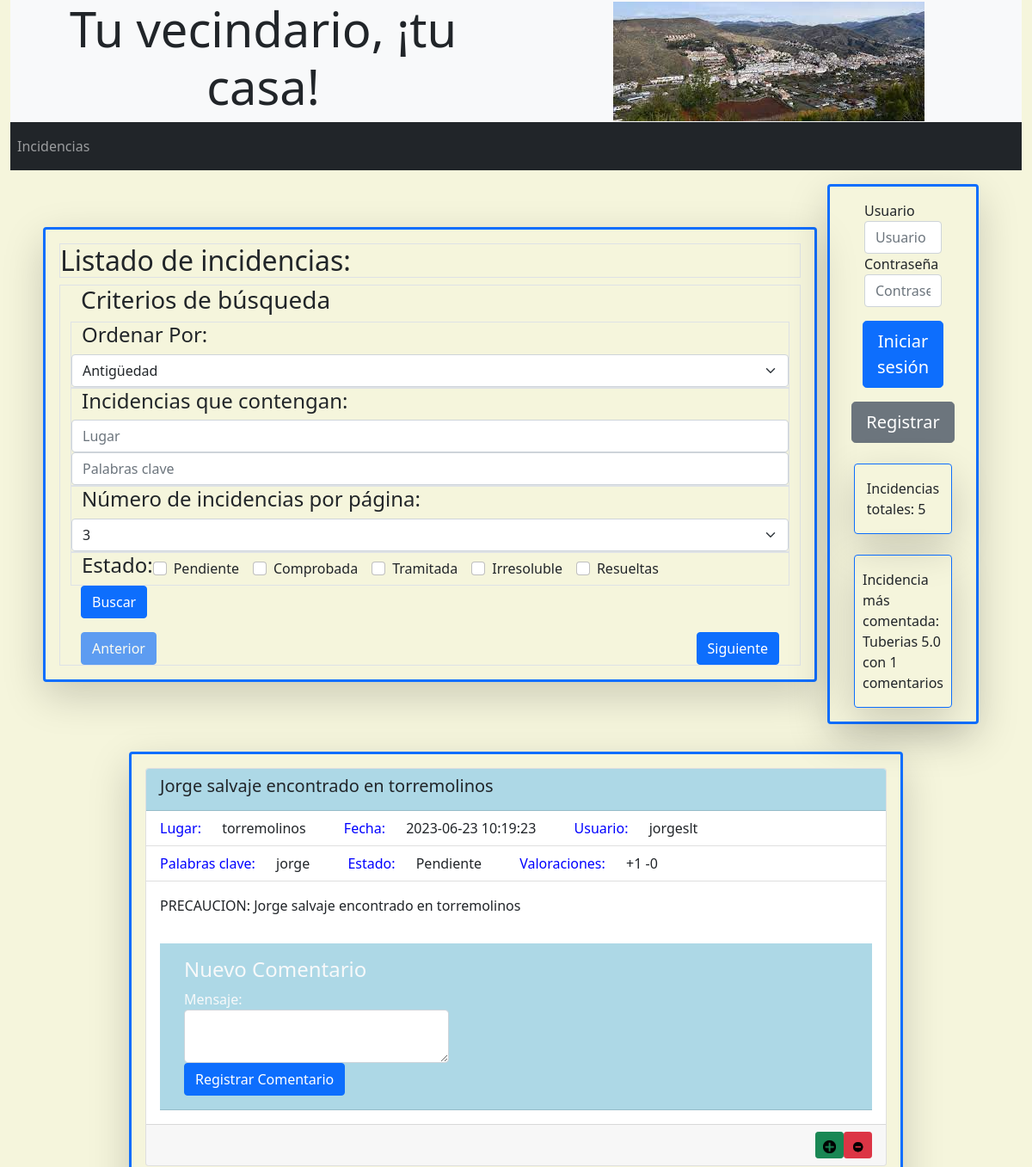
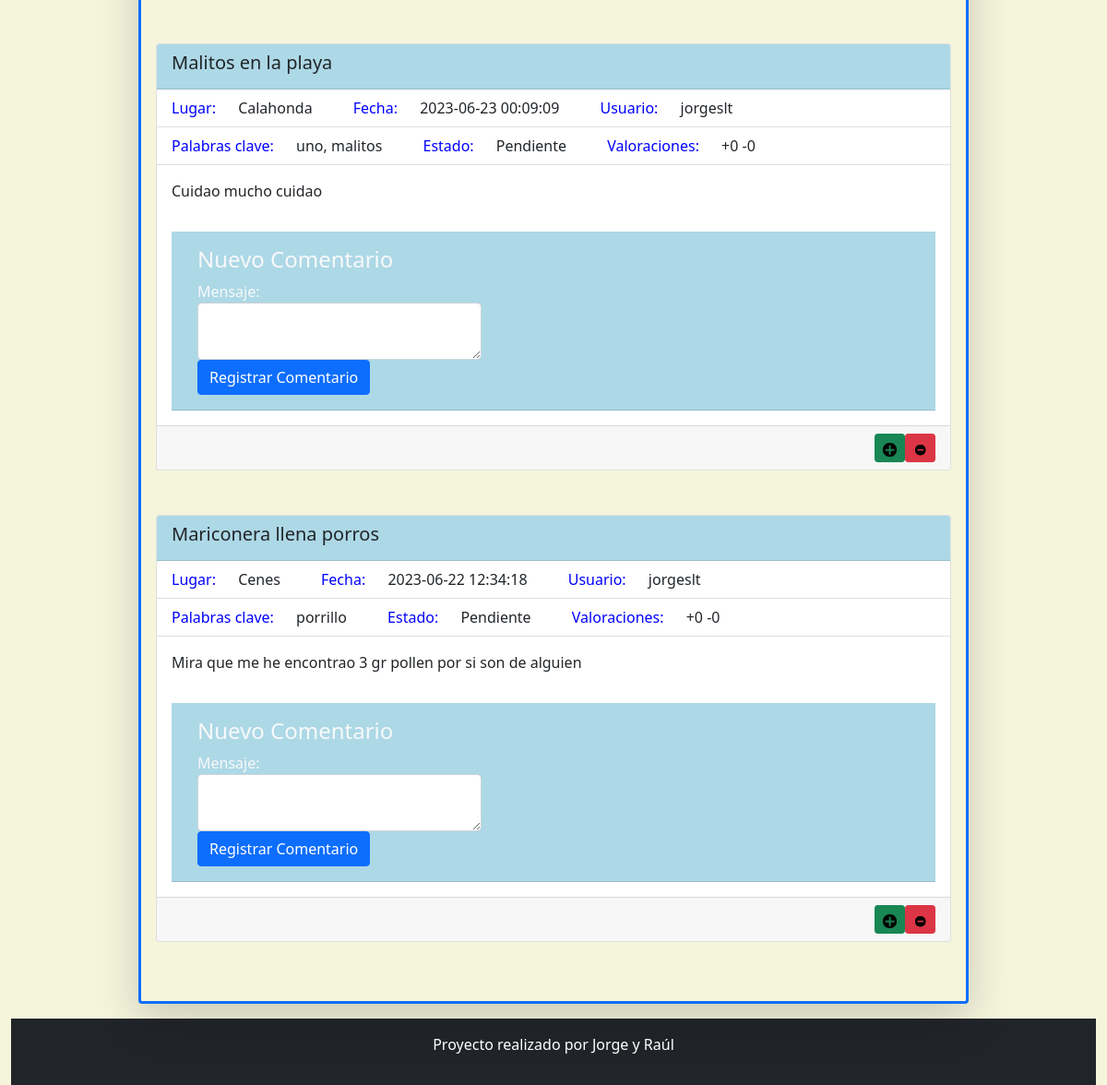
Page /controller/verIncidencias.php on the committed database (2 pictures, top to bottom).
### tables this page shows
CREATE TABLE `incidencias` (
  `id_incidencia` int NOT NULL AUTO_INCREMENT,
  `id_usuario` int DEFAULT NULL,
  `titulo` varchar(255) NOT NULL,
  `descripcion` text,
  `fecha` datetime DEFAULT NULL,
  `ubicacion` varchar(255) DEFAULT NULL,
  `estado` varchar(50) DEFAULT NULL,
  `palabras_clave` varchar(255) DEFAULT NULL,
  `val_pos` int NOT NULL,
  `val_neg` int NOT NULL,
  PRIMARY KEY (`id_incidencia`),
  KEY `id_usuario` (`id_usuario`),
  CONSTRAINT `incidencias_ibfk_1` FOREIGN KEY (`id_usuario`) REFERENCES `usuarios` (`id`)
);

CREATE TABLE `usuarios` (
  `id` int NOT NULL AUTO_INCREMENT,
  `nombre` varchar(50) NOT NULL,
  `apellidos` varchar(50) NOT NULL,
  `email` varchar(100) NOT NULL,
  `foto` blob,
  `clave` varchar(255) NOT NULL,
  `usuario` varchar(50) NOT NULL,
  `rol` varchar(50) NOT NULL,
  PRIMARY KEY (`id`),
  UNIQUE KEY `usuario` (`usuario`)
);

### view/funcHTML.php (the view, shortened to what the rows shown need)
<?php
require_once(__DIR__ . '/../model/bd.php');
function HTMLinicio($titulo)
{
    echo <<<HTML
    <!DOCTYPE html>
    <html>
    <head>
    <link href="https://cdn.jsdelivr.net/npm/bootstrap@5.0.2/dist/css/bootstrap.min.css" rel="stylesheet">
    <title>$titulo</title>
    </head>
    <body class="container-fluid" style="background-color: beige;">
    HTML;
}
function HTMLheader($index)
{
    if($index == 1){
        $ruta_f = "img/cenes.jpeg";
    }
    else{
        $ruta_f = "../img/cenes.jpeg";
    }
    echo <<<HTML
    <header class="container-fluid bg-light" style="background-color: beige;">
    <div class="row align-items-center justify-content-center text-center">
            <div class="col">
                <h1 class="display-4">Tu vecindario, ¡tu casa!</h1>
            </div>
            <div class="col">
                <img src=$ruta_f id="img_cenes" class="img-fluid" alt="Imagen Cenes">
            </div>
        </div>
    </header>
    HTML;
}
function HTMLmainContentStart()
{
    echo <<<HTML
    <div class="row align-items-center justify-content-center">
    HTML;
}
function HTMLbodyStart()
{
    echo <<<HTML
        <div class="col-lg-9 p-3 border border-primary border-3 rounded shadow-lg mt-3 mb-3" >
    HTML;
}
function HTMLbusqueda()
{
    $botonAnteriorDisabled = $_SESSION['page'] <= 1 ? 'disabled' : '';
    $botonPosteriorDisabled = '';
    echo <<<HTML
    <form method="POST" action="procesarBusqueda.php">
        <h2 class="border">Listado de incidencias:</h2>
            </form>
                <button type="submit" class="btn btn-primary" $botonAnteriorDisabled>Anterior</button>
                <button type="submit" class="btn btn-primary" $botonPosteriorDisabled>Siguiente</button>
    HTML;
}
function HTMLbodyEnd()
{
    echo <<<HTML
        </div>
    </div>
    HTML;
}
function HTMLContentStart()
{
    echo <<<HTML
        <div class="col-lg-9 p-3 border border-primary border-3 rounded shadow-lg mt-3 mb-3">
    HTML;
}
function HTMLIncidencias()
{
    $db = new Conexion();
    $db->conectar();
    $ordenarPor = isset($_SESSION['ordenarPor']) && !empty($_SESSION['ordenarPor'])
                  ? $_SESSION['ordenarPor'] : 0;
    $textoBusqueda = isset($_SESSION['textoBusqueda']) && !empty($_SESSION['textoBusqueda'])
                     ? $_SESSION['textoBusqueda'] : null;
    $lugar = isset($_SESSION['lugar']) && !empty($_SESSION['lugar'])
             ? $_SESSION['lugar'] : null;
    $incidenciasPorPagina = isset($_SESSION['incidenciasPorPagina']) && !empty($_SESSION['incidenciasPorPagina'])
                            ? $_SESSION['incidenciasPorPagina'] : 3;
    $estado = isset($_SESSION['estado']) && !empty($_SESSION['estado'])
              ? $_SESSION['estado'] : "Pendiente";
    $incidencias = $db->searchIncidencias($incidenciasPorPagina, $ordenarPor, $lugar, $textoBusqueda, $estado);
    if (empty($incidencias)) {
        echo 'No se encontraron incidencias.';
    } else {
        foreach ($incidencias as $incidencia) {
            echo <<<HTML
            <link href="../view/vista.css" rel="stylesheet">
            <div class="card mb-5">
                <div class="card-header">
                    <h5 class="card-title">{$incidencia['titulo']}</h5>
                </div>
                <ul class="list-group list-group-flush">
                    <li class="list-group-item">
                        <span class="keyword">Lugar:</span> <span class="value">{$incidencia['ubicacion']}</span>
                        <span class="keyword">Fecha:</span> <span class="value">{$incidencia['fecha']}</span>
                        <span class="keyword">Usuario:</span> <span class="value">{$db->getUsuario($incidencia['id_usuario'])}</span>
                    </li>
                    <li class="list-group-item">
                        <span class="keyword">Palabras clave:</span> <span class="value">{$incidencia['palabras_clave']}</span>
                        <span class="keyword">Estado:</span> <span class="value">{$incidencia['estado']}</span>
                        <span class="keyword">Valoraciones:</span> <span class="value">+{$incidencia['val_pos']} -{$incidencia['val_neg']}</span>
                    </li>
                </ul>
                <div class="card-body">
                    <p class="card-text">{$incidencia['descripcion']}</p>
                </div>
            HTML;
            echo <<<HTML
            <div class="row nuevo-comentario card-header text-light m-3 p-3">
                <div class="col-sm-5">
                    <h4>Nuevo Comentario</h4>
                    <form method="POST" action="procesarComentario.php">
                        <div class="form-group">
                            <label for="mensaje">Mensaje:</label>
                            <textarea class="form-control" name="mensaje" required></textarea>
                        </div>
                        <input type="hidden" name="idIncidencia" value="{$incidencia['id_incidencia']}">
                        <button type="submit" name="confirm" class="btn btn-primary">Registrar Comentario</button>
                    </form>
                </div>
            </div>
            HTML;
            echo <<<HTML
                <style>
                    .btn-orange {
                        background-color: orange;
                    }
                    .btn-primary:hover,
                    .btn-success:hover,
                    .btn-secondary:hover,
                    .btn-danger:hover,
                    .btn-orange:hover {
                        transform: scale(1.2);
                    }
                </style>
                <div class="card-footer d-flex justify-content-end">
                    <form action="procesarValoracion.php" method="POST" class="mr-1">
                        <input type="hidden" name="idIncidencia" value="{$incidencia['id_incidencia']}">
                        <input type="hidden" name="valoracion" value="1">
                        <button type="submit" class="btn btn-success btn-circle btn-sm">
                            <img src="../img/plus.png" alt="Positive" style="width: 15px; height: 15px;">
                        </button>
                    </form>
                    <form action="procesarValoracion.php" method="POST" class="mr-1">
                        <input type="hidden" name="idIncidencia" value="{$incidencia['id_incidencia']}">
                        <input type="hidden" name="valoracion" value="-1">
                        <button type="submit" class="btn btn-danger btn-circle btn-sm">
                            <img src="../img/minus.png" alt="Negative" style="width: 15px; height: 15px;">
                        </button>
                    </form>
            HTML;
            echo <<<HTML
                </div>
            </div>
            HTML;
                }
}}
function HTMLContentEnd()
{
    echo <<<HTML
        </div>
    </div>
    HTML;
}
function HTMLfin()
{
    echo <<<HTML
    <script src="https://code.jquery.com/jquery-3.3.1.slim.min.js"></script>
    <script src="https://cdnjs.cloudflare.com/ajax/libs/popper.js/1.14.7/umd/popper.min.js"></script>
    <script src="https://stackpath.bootstrapcdn.com/bootstrap/4.3.1/js/bootstrap.min.js"></script>
    </body>
    </html>
    HTML;
}
?>

### rows in the picture
incidencias: titulo "Jorge salvaje encontrado en torremolinos", ubicacion "torremolinos", fecha "2023-06-23 10:19:23", id_usuario.usuario "jorgeslt", palabras_clave "jorge", estado "Pendiente", val_pos "1", val_neg "0", descripcion "PRECAUCION: Jorge salvaje encontrado en torremolinos"
incidencias: titulo "Malitos en la playa", ubicacion "Calahonda", fecha "2023-06-23 00:09:09", id_usuario.usuario "jorgeslt", palabras_clave "uno, malitos", estado "Pendiente", val_pos "0", val_neg "0", descripcion "Cuidao mucho cuidao"
incidencias: titulo "Mariconera llena porros", ubicacion "Cenes", fecha "2023-06-22 12:34:18", id_usuario.usuario "jorgeslt", palabras_clave "porrillo", estado "Pendiente", val_pos "0", val_neg "0", descripcion "Mira que me he encontrao 3 gr pollen por si son de alguien"

### other values in the picture
$item "Incidencias"
$totalIncidencias "5"
$nombre['titulo'] "Tuberias 5.0"
$incidenciaMasComentada['total'] "1"
